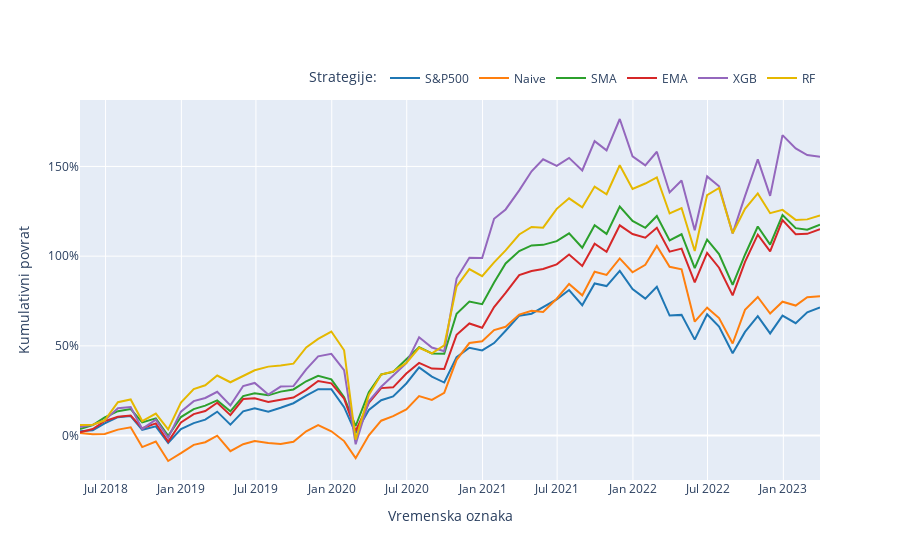

Here is the notebook cell this chart was saved with:
### Code cell
# Assuming your DataFrame is called 'df'

# Rename the columns for better readability in the legend
df = df.rename(columns={
    'cumulative_benchmark': 'S&P500',
    'cumulative_returns_assets50_NaiveChoice_SimpleAllocator': 'Naive',
    'cumulative_returns_assets50_SMAChoice-6_SimpleAllocator': 'SMA',
    'cumulative_returns_assets50_EMAChoice-6_SimpleAllocator': 'EMA',
    'cumulative_returns_assets50_MLChoice-xgboost-60-fixed_SimpleAllocator': 'XGB',
    'cumulative_returns_assets50_MLChoice-random_forest-60-fixed_SimpleAllocator': 'RF'
})[["timestamp", "S&P500", "Naive", "SMA", "EMA", "XGB", "RF"]]

# Create the line chart
fig = go.Figure()

# Add each column to the chart
for column in df.columns[1:]:
    fig.add_trace(go.Scatter(
        x=df['timestamp'],
        y=df[column],
        mode='lines',
        name=column
    ))

# Define an eye-pleasing color scheme
color_scheme = [
    '#1f77b4',  # blue
    '#ff7f0e',  # orange
    '#2ca02c',  # green
    '#d62728',  # red
    '#9467bd',   # purple
    '#e5b800'   # yellow
]

# Assign colors to each line
for i, trace in enumerate(fig.data):
    trace.line.color = color_scheme[i]

# Set the title and axis labels
fig.update_layout(
    #title='Kumulativni povrat različitih strategija kroz testni period',
    #title_x=0.5,
    xaxis_title='Vremenska oznaka',
    yaxis_title='Kumulativni povrat'
)

# Show the legend with the formatted names
fig.update_layout(
    legend=dict(
        title='Strategije:',
        orientation='h',
        yanchor='bottom',
        y=1.02,
        xanchor='right',
        x=1
    )
)

fig.update_yaxes(tickformat='.0%')

# Display the chart
fig.show()
